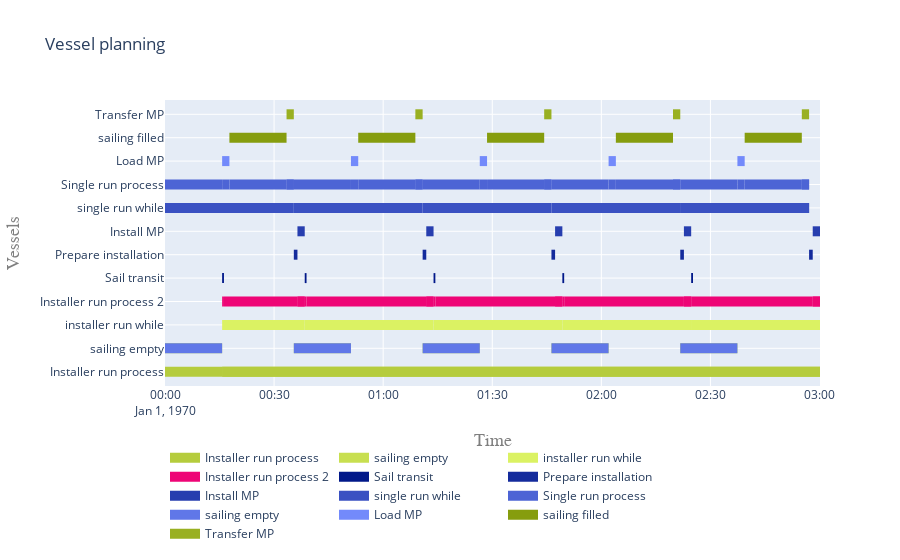

The cell this chart's notebook holds for it:
### Code cell
plot.vessel_planning([*model.get_subprocesses(installer_proc), *model.get_subprocesses(vessel_proc)])

### Figure 1 — Plotly figure (JSON) as saved in the notebook; plotly's stock layout.template omitted (floating-point values rounded to 4 significant figures)
{"data": [{"connectgaps": false, "hoverinfo": "y+name", "line": {"color": "rgb(181,204,61)", "width": 10}, "mode": "lines", "name": "Installer run process", "type": "scatter", "x": ["1970-01-01T00:00:00", "1970-01-01T00:00:00", "1970-01-01T00:15:42.824591", "1970-01-01T00:15:42.824591", "1970-01-01T00:15:42.824591", "1970-01-01T00:15:42.824591", "1970-01-01T00:15:42.824591", "1970-01-01T03:00:08.245913", "1970-01-01T03:00:08.245913", "1970-01-01T03:00:08.245913", "1970-01-01T00:15:42.824591", "1970-01-01T00:15:42.824591", "1970-01-01T03:00:08.245913", "1970-01-01T03:00:08.245913", "1970-01-01T03:00:08.245913"], "y": ["Installer run process", "Installer run process", "Installer run process", "Installer run process", null, "Installer run process", "Installer run process", "Installer run process", "Installer run process", null, "Installer run process", "Installer run process", "Installer run process", "Installer run process", null]}, {"connectgaps": false, "hoverinfo": "y+name", "line": {"color": "rgb(200,223,80)", "width": 10}, "mode": "lines", "name": "sailing empty", "type": "scatter", "x": ["1970-01-01T00:00:00", "1970-01-01T00:00:00", "1970-01-01T00:15:42.824591", "1970-01-01T00:15:42.824591", "1970-01-01T00:15:42.824591", "1970-01-01T00:00:00", "1970-01-01T00:00:00", "1970-01-01T00:00:00", "1970-01-01T00:00:00", "1970-01-01T00:00:00", "1970-01-01T00:35:25.649183", "1970-01-01T00:35:25.649183", "1970-01-01T00:51:08.473774", "1970-01-01T00:51:08.473774", "1970-01-01T00:51:08.473774", "1970-01-01T01:10:51.298365", "1970-01-01T01:10:51.298365", "1970-01-01T01:26:34.122956", "1970-01-01T01:26:34.122956", "1970-01-01T01:26:34.122956", "1970-01-01T01:46:16.947548", "1970-01-01T01:46:16.947548", "1970-01-01T02:01:59.772139", "1970-01-01T02:01:59.772139", "1970-01-01T02:01:59.772139", "1970-01-01T02:21:42.596730", "1970-01-01T02:21:42.596730", "1970-01-01T02:37:25.421321", "1970-01-01T02:37:25.421321", "1970-01-01T02:37:25.421321"], "y": ["sailing empty", "sailing empty", "sailing empty", "sailing empty", null, "sailing empty", "sailing empty", "sailing empty", "sailing empty", null, "sailing empty", "sailing empty", "sailing empty", "sailing empty", null, "sailing empty", "sailing empty", "sailing empty", "sailing empty", null, "sailing empty", "sailing empty", "sailing empty", "sailing empty", null, "sailing empty", "sailing empty", "sailing empty", "sailing empty", null]}, {"connectgaps": false, "hoverinfo": "y+name", "line": {"color": "rgb(219,242,99)", "width": 10}, "mode": "lines", "name": "installer run while", "type": "scatter", "x": ["1970-01-01T00:15:42.824591", "1970-01-01T00:15:42.824591", "1970-01-01T00:38:25.649183", "1970-01-01T00:38:25.649183", "1970-01-01T00:38:25.649183", "1970-01-01T00:38:25.649183", "1970-01-01T00:38:25.649183", "1970-01-01T01:13:51.298365", "1970-01-01T01:13:51.298365", "1970-01-01T01:13:51.298365", "1970-01-01T01:13:51.298365", "1970-01-01T01:13:51.298365", "1970-01-01T01:49:16.947548", "1970-01-01T01:49:16.947548", "1970-01-01T01:49:16.947548", "1970-01-01T01:49:16.947548", "1970-01-01T01:49:16.947548", "1970-01-01T02:24:42.596730", "1970-01-01T02:24:42.596730", "1970-01-01T02:24:42.596730", "1970-01-01T02:24:42.596730", "1970-01-01T02:24:42.596730", "1970-01-01T03:00:08.245913", "1970-01-01T03:00:08.245913", "1970-01-01T03:00:08.245913", "1970-01-01T02:24:42.596730", "1970-01-01T02:24:42.596730", "1970-01-01T03:00:08.245913", "1970-01-01T03:00:08.245913", "1970-01-01T03:00:08.245913"], "y": ["installer run while", "installer run while", "installer run while", "installer run while", null, "installer run while", "installer run while", "installer run while", "installer run while", null, "installer run while", "installer run while", "installer run while", "installer run while", null, "installer run while", "installer run while", "installer run while", "installer run while", null, "installer run while", "installer run while", "installer run while", "installer run while", null, "installer run while", "installer run while", "installer run while", "installer run while", null]}, {"connectgaps": false, "hoverinfo": "y+name", "line": {"color": "rgb(238,5,118)", "width": 10}, "mode": "lines", "name": "Installer run process 2", "type": "scatter", "x": ["1970-01-01T00:15:42.824591", "1970-01-01T00:15:42.824591", "1970-01-01T00:16:12.824591", "1970-01-01T00:16:12.824591", "1970-01-01T00:16:12.824591", "1970-01-01T00:16:12.824591", "1970-01-01T00:16:12.824591", "1970-01-01T00:36:25.649183", "1970-01-01T00:36:25.649183", "1970-01-01T00:36:25.649183", "1970-01-01T00:36:25.649183", "1970-01-01T00:36:25.649183", "1970-01-01T00:38:25.649183", "1970-01-01T00:38:25.649183", "1970-01-01T00:38:25.649183", "1970-01-01T00:36:25.649183", "1970-01-01T00:36:25.649183", "1970-01-01T00:38:25.649183", "1970-01-01T00:38:25.649183", "1970-01-01T00:38:25.649183", "1970-01-01T00:38:25.649183", "1970-01-01T00:38:25.649183", "1970-01-01T00:38:55.649183", "1970-01-01T00:38:55.649183", "1970-01-01T00:38:55.649183", "1970-01-01T00:38:55.649183", "1970-01-01T00:38:55.649183", "1970-01-01T01:11:51.298365", "1970-01-01T01:11:51.298365", "1970-01-01T01:11:51.298365", "1970-01-01T01:11:51.298365", "1970-01-01T01:11:51.298365", "1970-01-01T01:13:51.298365", "1970-01-01T01:13:51.298365", "1970-01-01T01:13:51.298365", "1970-01-01T01:11:51.298365", "1970-01-01T01:11:51.298365", "1970-01-01T01:13:51.298365", "1970-01-01T01:13:51.298365", "1970-01-01T01:13:51.298365", "1970-01-01T01:13:51.298365", "1970-01-01T01:13:51.298365", "1970-01-01T01:14:21.298365", "1970-01-01T01:14:21.298365", "1970-01-01T01:14:21.298365", "1970-01-01T01:14:21.298365", "1970-01-01T01:14:21.298365", "1970-01-01T01:47:16.947548", "1970-01-01T01:47:16.947548", "1970-01-01T01:47:16.947548", "1970-01-01T01:47:16.947548", "1970-01-01T01:47:16.947548", "1970-01-01T01:49:16.947548", "1970-01-01T01:49:16.947548", "1970-01-01T01:49:16.947548", "1970-01-01T01:47:16.947548", "1970-01-01T01:47:16.947548", "1970-01-01T01:49:16.947548", "1970-01-01T01:49:16.947548", "1970-01-01T01:49:16.947548", "1970-01-01T01:49:16.947548", "1970-01-01T01:49:16.947548", "1970-01-01T01:49:46.947548", "1970-01-01T01:49:46.947548", "1970-01-01T01:49:46.947548", "1970-01-01T01:49:46.947548", "1970-01-01T01:49:46.947548", "1970-01-01T02:22:42.596730", "1970-01-01T02:22:42.596730", "1970-01-01T02:22:42.596730", "1970-01-01T02:22:42.596730", "1970-01-01T02:22:42.596730", "1970-01-01T02:24:42.596730", "1970-01-01T02:24:42.596730", "1970-01-01T02:24:42.596730", "1970-01-01T02:22:42.596730", "1970-01-01T02:22:42.596730", "1970-01-01T02:24:42.596730", "1970-01-01T02:24:42.596730", "1970-01-01T02:24:42.596730", "1970-01-01T02:24:42.596730", "1970-01-01T02:24:42.596730", "1970-01-01T02:25:12.596730", "1970-01-01T02:25:12.596730", "1970-01-01T02:25:12.596730", "1970-01-01T02:25:12.596730", "1970-01-01T02:25:12.596730", "1970-01-01T02:58:08.245913", "1970-01-01T02:58:08.245913", "1970-01-01T02:58:08.245913", "1970-01-01T02:58:08.245913", "1970-01-01T02:58:08.245913", "1970-01-01T03:00:08.245913", "1970-01-01T03:00:08.245913", "1970-01-01T03:00:08.245913", "1970-01-01T02:58:08.245913", "1970-01-01T02:58:08.245913", "1970-01-01T03:00:08.245913", "1970-01-01T03:00:08.245913", "1970-01-01T03:00:08.245913"], "y": ["Installer run process 2", "Installer run process 2", "Installer run process 2", "Installer run process 2", null, "Installer run process 2", "Installer run process 2", "Installer run process 2", "Installer run process 2", null, "Installer run process 2", "Installer run process 2", "Installer run process 2", "Installer run process 2", null, "Installer run process 2", "Installer run process 2", "Installer run process 2", "Installer run process 2", null, "Installer run process 2", "Installer run process 2", "Installer run process 2", "Installer run process 2", null, "Installer run process 2", "Installer run process 2", "Installer run process 2", "Installer run process 2", null, "Installer run process 2", "Installer run process 2", "Installer run process 2", "Installer run process 2", null, "Installer run process 2", "Installer run process 2", "Installer run process 2", "Installer run process 2", null, "Installer run process 2", "Installer run process 2", "Installer run process 2", "Installer run process 2", null, "Installer run process 2", "Installer run process 2", "Installer run process 2", "Installer run process 2", null, "Installer run process 2", "Installer run process 2", "Installer run process 2", "Installer run process 2", null, "Installer run process 2", "Installer run process 2", "Installer run process 2", "Installer run process 2", null, "Installer run process 2", "Installer run process 2", "Installer run process 2", "Installer run process 2", null, "Installer run process 2", "Installer run process 2", "Installer run process 2", "Installer run process 2", null, "Installer run process 2", "Installer run process 2", "Installer run process 2", "Installer run process 2", null, "Installer run process 2", "Installer run process 2", "Installer run process 2", "Installer run process 2", null, "Installer run process 2", "Installer run process 2", "Installer run process 2", "Installer run process 2", null, "Installer run process 2", "Installer run process 2", "Installer run process 2", "Installer run process 2", null, "Installer run process 2", "Installer run process 2", "Installer run process 2", "Installer run process 2", null, "Installer run process 2", "Installer run process 2", "Installer run process 2", "Installer run process 2", null]}, {"connectgaps": false, "hoverinfo": "y+name", "line": {"color": "rgb(1,24,137)", "width": 10}, "mode": "lines", "name": "Sail transit", "type": "scatter", "x": ["1970-01-01T00:15:42.824591", "1970-01-01T00:15:42.824591", "1970-01-01T00:16:12.824591", "1970-01-01T00:16:12.824591", "1970-01-01T00:16:12.824591", "1970-01-01T00:38:25.649183", "1970-01-01T00:38:25.649183", "1970-01-01T00:38:55.649183", "1970-01-01T00:38:55.649183", "1970-01-01T00:38:55.649183", "1970-01-01T01:13:51.298365", "1970-01-01T01:13:51.298365", "1970-01-01T01:14:21.298365", "1970-01-01T01:14:21.298365", "1970-01-01T01:14:21.298365", "1970-01-01T01:49:16.947548", "1970-01-01T01:49:16.947548", "1970-01-01T01:49:46.947548", "1970-01-01T01:49:46.947548", "1970-01-01T01:49:46.947548", "1970-01-01T02:24:42.596730", "1970-01-01T02:24:42.596730", "1970-01-01T02:25:12.596730", "1970-01-01T02:25:12.596730", "1970-01-01T02:25:12.596730"], "y": ["Sail transit", "Sail transit", "Sail transit", "Sail transit", null, "Sail transit", "Sail transit", "Sail transit", "Sail transit", null, "Sail transit", "Sail transit", "Sail transit", "Sail transit", null, "Sail transit", "Sail transit", "Sail transit", "Sail transit", null, "Sail transit", "Sail transit", "Sail transit", "Sail transit", null]}, {"connectgaps": false, "hoverinfo": "y+name", "line": {"color": "rgb(20,43,156)", "width": 10}, "mode": "lines", "name": "Prepare installation", "type": "scatter", "x": ["1970-01-01T00:35:25.649183", "1970-01-01T00:35:25.649183", "1970-01-01T00:36:25.649183", "1970-01-01T00:36:25.649183", "1970-01-01T00:36:25.649183", "1970-01-01T01:10:51.298365", "1970-01-01T01:10:51.298365", "1970-01-01T01:11:51.298365", "1970-01-01T01:11:51.298365", "1970-01-01T01:11:51.298365", "1970-01-01T01:46:16.947548", "1970-01-01T01:46:16.947548", "1970-01-01T01:47:16.947548", "1970-01-01T01:47:16.947548", "1970-01-01T01:47:16.947548", "1970-01-01T02:21:42.596730", "1970-01-01T02:21:42.596730", "1970-01-01T02:22:42.596730", "1970-01-01T02:22:42.596730", "1970-01-01T02:22:42.596730", "1970-01-01T02:57:08.245913", "1970-01-01T02:57:08.245913", "1970-01-01T02:58:08.245913", "1970-01-01T02:58:08.245913", "1970-01-01T02:58:08.245913"], "y": ["Prepare installation", "Prepare installation", "Prepare installation", "Prepare installation", null, "Prepare installation", "Prepare installation", "Prepare installation", "Prepare installation", null, "Prepare installation", "Prepare installation", "Prepare installation", "Prepare installation", null, "Prepare installation", "Prepare installation", "Prepare installation", "Prepare installation", null, "Prepare installation", "Prepare installation", "Prepare installation", "Prepare installation", null]}, {"connectgaps": false, "hoverinfo": "y+name", "line": {"color": "rgb(39,62,175)", "width": 10}, "mode": "lines", "name": "Install MP", "type": "scatter", "x": ["1970-01-01T00:36:25.649183", "1970-01-01T00:36:25.649183", "1970-01-01T00:38:25.649183", "1970-01-01T00:38:25.649183", "1970-01-01T00:38:25.649183", "1970-01-01T01:11:51.298365", "1970-01-01T01:11:51.298365", "1970-01-01T01:13:51.298365", "1970-01-01T01:13:51.298365", "1970-01-01T01:13:51.298365", "1970-01-01T01:47:16.947548", "1970-01-01T01:47:16.947548", "1970-01-01T01:49:16.947548", "1970-01-01T01:49:16.947548", "1970-01-01T01:49:16.947548", "1970-01-01T02:22:42.596730", "1970-01-01T02:22:42.596730", "1970-01-01T02:24:42.596730", "1970-01-01T02:24:42.596730", "1970-01-01T02:24:42.596730", "1970-01-01T02:58:08.245913", "1970-01-01T02:58:08.245913", "1970-01-01T03:00:08.245913", "1970-01-01T03:00:08.245913", "1970-01-01T03:00:08.245913"], "y": ["Install MP", "Install MP", "Install MP", "Install MP", null, "Install MP", "Install MP", "Install MP", "Install MP", null, "Install MP", "Install MP", "Install MP", "Install MP", null, "Install MP", "Install MP", "Install MP", "Install MP", null, "Install MP", "Install MP", "Install MP", "Install MP", null]}, {"connectgaps": false, "hoverinfo": "y+name", "line": {"color": "rgb(58,81,194)", "width": 10}, "mode": "lines", "name": "single run while", "type": "scatter", "x": ["1970-01-01T00:00:00", "1970-01-01T00:00:00", "1970-01-01T00:35:25.649183", "1970-01-01T00:35:25.649183", "1970-01-01T00:35:25.649183", "1970-01-01T00:35:25.649183", "1970-01-01T00:35:25.649183", "1970-01-01T01:10:51.298365", "1970-01-01T01:10:51.298365", "1970-01-01T01:10:51.298365", "1970-01-01T01:10:51.298365", "1970-01-01T01:10:51.298365", "1970-01-01T01:46:16.947548", "1970-01-01T01:46:16.947548", "1970-01-01T01:46:16.947548", "1970-01-01T01:46:16.947548", "1970-01-01T01:46:16.947548", "1970-01-01T02:21:42.596730", "1970-01-01T02:21:42.596730", "1970-01-01T02:21:42.596730", "1970-01-01T02:21:42.596730", "1970-01-01T02:21:42.596730", "1970-01-01T02:57:08.245913", "1970-01-01T02:57:08.245913", "1970-01-01T02:57:08.245913", "1970-01-01T02:21:42.596730", "1970-01-01T02:21:42.596730", "1970-01-01T02:57:08.245913", "1970-01-01T02:57:08.245913", "1970-01-01T02:57:08.245913"], "y": ["single run while", "single run while", "single run while", "single run while", null, "single run while", "single run while", "single run while", "single run while", null, "single run while", "single run while", "single run while", "single run while", null, "single run while", "single run while", "single run while", "single run while", null, "single run while", "single run while", "single run while", "single run while", null, "single run while", "single run while", "single run while", "single run while", null]}, {"connectgaps": false, "hoverinfo": "y+name", "line": {"color": "rgb(77,100,213)", "width": 10}, "mode": "lines", "name": "Single run process", "type": "scatter", "x": ["1970-01-01T00:00:00", "1970-01-01T00:00:00", "1970-01-01T00:15:42.824591", "1970-01-01T00:15:42.824591", "1970-01-01T00:15:42.824591", "1970-01-01T00:15:42.824591", "1970-01-01T00:15:42.824591", "1970-01-01T00:17:42.824591", "1970-01-01T00:17:42.824591", "1970-01-01T00:17:42.824591", "1970-01-01T00:17:42.824591", "1970-01-01T00:17:42.824591", "1970-01-01T00:33:25.649183", "1970-01-01T00:33:25.649183", "1970-01-01T00:33:25.649183", "1970-01-01T00:33:25.649183", "1970-01-01T00:33:25.649183", "1970-01-01T00:35:25.649183", "1970-01-01T00:35:25.649183", "1970-01-01T00:35:25.649183", "1970-01-01T00:33:25.649183", "1970-01-01T00:33:25.649183", "1970-01-01T00:35:25.649183", "1970-01-01T00:35:25.649183", "1970-01-01T00:35:25.649183", "1970-01-01T00:35:25.649183", "1970-01-01T00:35:25.649183", "1970-01-01T00:51:08.473774", "1970-01-01T00:51:08.473774", "1970-01-01T00:51:08.473774", "1970-01-01T00:51:08.473774", "1970-01-01T00:51:08.473774", "1970-01-01T00:53:08.473774", "1970-01-01T00:53:08.473774", "1970-01-01T00:53:08.473774", "1970-01-01T00:53:08.473774", "1970-01-01T00:53:08.473774", "1970-01-01T01:08:51.298365", "1970-01-01T01:08:51.298365", "1970-01-01T01:08:51.298365", "1970-01-01T01:08:51.298365", "1970-01-01T01:08:51.298365", "1970-01-01T01:10:51.298365", "1970-01-01T01:10:51.298365", "1970-01-01T01:10:51.298365", "1970-01-01T01:08:51.298365", "1970-01-01T01:08:51.298365", "1970-01-01T01:10:51.298365", "1970-01-01T01:10:51.298365", "1970-01-01T01:10:51.298365", "1970-01-01T01:10:51.298365", "1970-01-01T01:10:51.298365", "1970-01-01T01:26:34.122956", "1970-01-01T01:26:34.122956", "1970-01-01T01:26:34.122956", "1970-01-01T01:26:34.122956", "1970-01-01T01:26:34.122956", "1970-01-01T01:28:34.122956", "1970-01-01T01:28:34.122956", "1970-01-01T01:28:34.122956", "1970-01-01T01:28:34.122956", "1970-01-01T01:28:34.122956", "1970-01-01T01:44:16.947548", "1970-01-01T01:44:16.947548", "1970-01-01T01:44:16.947548", "1970-01-01T01:44:16.947548", "1970-01-01T01:44:16.947548", "1970-01-01T01:46:16.947548", "1970-01-01T01:46:16.947548", "1970-01-01T01:46:16.947548", "1970-01-01T01:44:16.947548", "1970-01-01T01:44:16.947548", "1970-01-01T01:46:16.947548", "1970-01-01T01:46:16.947548", "1970-01-01T01:46:16.947548", "1970-01-01T01:46:16.947548", "1970-01-01T01:46:16.947548", "1970-01-01T02:01:59.772139", "1970-01-01T02:01:59.772139", "1970-01-01T02:01:59.772139", "1970-01-01T02:01:59.772139", "1970-01-01T02:01:59.772139", "1970-01-01T02:03:59.772139", "1970-01-01T02:03:59.772139", "1970-01-01T02:03:59.772139", "1970-01-01T02:03:59.772139", "1970-01-01T02:03:59.772139", "1970-01-01T02:19:42.596730", "1970-01-01T02:19:42.596730", "1970-01-01T02:19:42.596730", "1970-01-01T02:19:42.596730", "1970-01-01T02:19:42.596730", "1970-01-01T02:21:42.596730", "1970-01-01T02:21:42.596730", "1970-01-01T02:21:42.596730", "1970-01-01T02:19:42.596730", "1970-01-01T02:19:42.596730", "1970-01-01T02:21:42.596730", "1970-01-01T02:21:42.596730", "1970-01-01T02:21:42.596730", "1970-01-01T02:21:42.596730", "1970-01-01T02:21:42.596730", "1970-01-01T02:37:25.421321", "1970-01-01T02:37:25.421321", "1970-01-01T02:37:25.421321", "1970-01-01T02:37:25.421321", "1970-01-01T02:37:25.421321", "1970-01-01T02:39:25.421321", "1970-01-01T02:39:25.421321", "1970-01-01T02:39:25.421321", "1970-01-01T02:39:25.421321", "1970-01-01T02:39:25.421321", "1970-01-01T02:55:08.245913", "1970-01-01T02:55:08.245913", "1970-01-01T02:55:08.245913", "1970-01-01T02:55:08.245913", "1970-01-01T02:55:08.245913", "1970-01-01T02:57:08.245913", "1970-01-01T02:57:08.245913", "1970-01-01T02:57:08.245913", "1970-01-01T02:55:08.245913", "1970-01-01T02:55:08.245913", "1970-01-01T02:57:08.245913", "1970-01-01T02:57:08.245913", "1970-01-01T02:57:08.245913"], "y": ["Single run process", "Single run process", "Single run process", "Single run process", null, "Single run process", "Single run process", "Single run process", "Single run process", null, "Single run process", "Single run process", "Single run process", "Single run process", null, "Single run process", "Single run process", "Single run process", "Single run process", null, "Single run process", "Single run process", "Single run process", "Single run process", null, "Single run process", "Single run process", "Single run process", "Single run process", null, "Single run process", "Single run process", "Single run process", "Single run process", null, "Single run process", "Single run process", "Single run process", "Single run process", null, "Single run process", "Single run process", "Single run process", "Single run process", null, "Single run process", "Single run process", "Single run process", "Single run process", null, "Single run process", "Single run process", "Single run process", "Single run process", null, "Single run process", "Single run process", "Single run process", "Single run process", null, "Single run process", "Single run process", "Single run process", "Single run process", null, "Single run process", "Single run process", "Single run process", "Single run process", null, "Single run process", "Single run process", "Single run process", "Single run process", null, "Single run process", "Single run process", "Single run process", "Single run process", null, "Single run process", "Single run process", "Single run process", "Single run process", null, "Single run process", "Single run process", "Single run process", "Single run process", null, "Single run process", "Single run process", "Single run process", "Single run process", null, "Single run process", "Single run process", "Single run process", "Single run process", null, "Single run process", "Single run process", "Single run process", "Single run process", null, "Single run process", "Single run process", "Single run process", "Single run process", null, "Single run process", "Single run process", "Single run process", "Single run process", null, "Single run process", "Single run process", "Single run process", "Single run process", null, "Single run process", "Single run process", "Single run process", "Single run process", null]}, {"connectgaps": false, "hoverinfo": "y+name", "line": {"color": "rgb(96,119,232)", "width": 10}, "mode": "lines", "name": "sailing empty", "type": "scatter", "x": ["1970-01-01T00:00:00", "1970-01-01T00:00:00", "1970-01-01T00:15:42.824591", "1970-01-01T00:15:42.824591", "1970-01-01T00:15:42.824591", "1970-01-01T00:00:00", "1970-01-01T00:00:00", "1970-01-01T00:00:00", "1970-01-01T00:00:00", "1970-01-01T00:00:00", "1970-01-01T00:35:25.649183", "1970-01-01T00:35:25.649183", "1970-01-01T00:51:08.473774", "1970-01-01T00:51:08.473774", "1970-01-01T00:51:08.473774", "1970-01-01T01:10:51.298365", "1970-01-01T01:10:51.298365", "1970-01-01T01:26:34.122956", "1970-01-01T01:26:34.122956", "1970-01-01T01:26:34.122956", "1970-01-01T01:46:16.947548", "1970-01-01T01:46:16.947548", "1970-01-01T02:01:59.772139", "1970-01-01T02:01:59.772139", "1970-01-01T02:01:59.772139", "1970-01-01T02:21:42.596730", "1970-01-01T02:21:42.596730", "1970-01-01T02:37:25.421321", "1970-01-01T02:37:25.421321", "1970-01-01T02:37:25.421321"], "y": ["sailing empty", "sailing empty", "sailing empty", "sailing empty", null, "sailing empty", "sailing empty", "sailing empty", "sailing empty", null, "sailing empty", "sailing empty", "sailing empty", "sailing empty", null, "sailing empty", "sailing empty", "sailing empty", "sailing empty", null, "sailing empty", "sailing empty", "sailing empty", "sailing empty", null, "sailing empty", "sailing empty", "sailing empty", "sailing empty", null]}, {"connectgaps": false, "hoverinfo": "y+name", "line": {"color": "rgb(115,138,251)", "width": 10}, "mode": "lines", "name": "Load MP", "type": "scatter", "x": ["1970-01-01T00:15:42.824591", "1970-01-01T00:15:42.824591", "1970-01-01T00:17:42.824591", "1970-01-01T00:17:42.824591", "1970-01-01T00:17:42.824591", "1970-01-01T00:51:08.473774", "1970-01-01T00:51:08.473774", "1970-01-01T00:53:08.473774", "1970-01-01T00:53:08.473774", "1970-01-01T00:53:08.473774", "1970-01-01T01:26:34.122956", "1970-01-01T01:26:34.122956", "1970-01-01T01:28:34.122956", "1970-01-01T01:28:34.122956", "1970-01-01T01:28:34.122956", "1970-01-01T02:01:59.772139", "1970-01-01T02:01:59.772139", "1970-01-01T02:03:59.772139", "1970-01-01T02:03:59.772139", "1970-01-01T02:03:59.772139", "1970-01-01T02:37:25.421321", "1970-01-01T02:37:25.421321", "1970-01-01T02:39:25.421321", "1970-01-01T02:39:25.421321", "1970-01-01T02:39:25.421321"], "y": ["Load MP", "Load MP", "Load MP", "Load MP", null, "Load MP", "Load MP", "Load MP", "Load MP", null, "Load MP", "Load MP", "Load MP", "Load MP", null, "Load MP", "Load MP", "Load MP", "Load MP", null, "Load MP", "Load MP", "Load MP", "Load MP", null]}, {"connectgaps": false, "hoverinfo": "y+name", "line": {"color": "rgb(134,157,14)", "width": 10}, "mode": "lines", "name": "sailing filled", "type": "scatter", "x": ["1970-01-01T00:17:42.824591", "1970-01-01T00:17:42.824591", "1970-01-01T00:33:25.649183", "1970-01-01T00:33:25.649183", "1970-01-01T00:33:25.649183", "1970-01-01T00:53:08.473774", "1970-01-01T00:53:08.473774", "1970-01-01T01:08:51.298365", "1970-01-01T01:08:51.298365", "1970-01-01T01:08:51.298365", "1970-01-01T01:28:34.122956", "1970-01-01T01:28:34.122956", "1970-01-01T01:44:16.947548", "1970-01-01T01:44:16.947548", "1970-01-01T01:44:16.947548", "1970-01-01T02:03:59.772139", "1970-01-01T02:03:59.772139", "1970-01-01T02:19:42.596730", "1970-01-01T02:19:42.596730", "1970-01-01T02:19:42.596730", "1970-01-01T02:39:25.421321", "1970-01-01T02:39:25.421321", "1970-01-01T02:55:08.245913", "1970-01-01T02:55:08.245913", "1970-01-01T02:55:08.245913"], "y": ["sailing filled", "sailing filled", "sailing filled", "sailing filled", null, "sailing filled", "sailing filled", "sailing filled", "sailing filled", null, "sailing filled", "sailing filled", "sailing filled", "sailing filled", null, "sailing filled", "sailing filled", "sailing filled", "sailing filled", null, "sailing filled", "sailing filled", "sailing filled", "sailing filled", null]}, {"connectgaps": false, "hoverinfo": "y+name", "line": {"color": "rgb(153,176,33)", "width": 10}, "mode": "lines", "name": "Transfer MP", "type": "scatter", "x": ["1970-01-01T00:33:25.649183", "1970-01-01T00:33:25.649183", "1970-01-01T00:35:25.649183", "1970-01-01T00:35:25.649183", "1970-01-01T00:35:25.649183", "1970-01-01T01:08:51.298365", "1970-01-01T01:08:51.298365", "1970-01-01T01:10:51.298365", "1970-01-01T01:10:51.298365", "1970-01-01T01:10:51.298365", "1970-01-01T01:44:16.947548", "1970-01-01T01:44:16.947548", "1970-01-01T01:46:16.947548", "1970-01-01T01:46:16.947548", "1970-01-01T01:46:16.947548", "1970-01-01T02:19:42.596730", "1970-01-01T02:19:42.596730", "1970-01-01T02:21:42.596730", "1970-01-01T02:21:42.596730", "1970-01-01T02:21:42.596730", "1970-01-01T02:55:08.245913", "1970-01-01T02:55:08.245913", "1970-01-01T02:57:08.245913", "1970-01-01T02:57:08.245913", "1970-01-01T02:57:08.245913"], "y": ["Transfer MP", "Transfer MP", "Transfer MP", "Transfer MP", null, "Transfer MP", "Transfer MP", "Transfer MP", "Transfer MP", null, "Transfer MP", "Transfer MP", "Transfer MP", "Transfer MP", null, "Transfer MP", "Transfer MP", "Transfer MP", "Transfer MP", null, "Transfer MP", "Transfer MP", "Transfer MP", "Transfer MP", null]}], "layout": {"hovermode": "closest", "legend": {"orientation": "h", "x": 0, "y": -0.2}, "title": {"text": "Vessel planning"}, "xaxis": {"range": ["1970-01-01T00:00:00", "1970-01-01T03:00:08.245913"], "title": {"font": {"color": "#7f7f7f", "family": "Courier New, monospace", "size": 18}, "text": "Time"}}, "yaxis": {"title": {"font": {"color": "#7f7f7f", "family": "Courier New, monospace", "size": 18}, "text": "Vessels"}}}}
